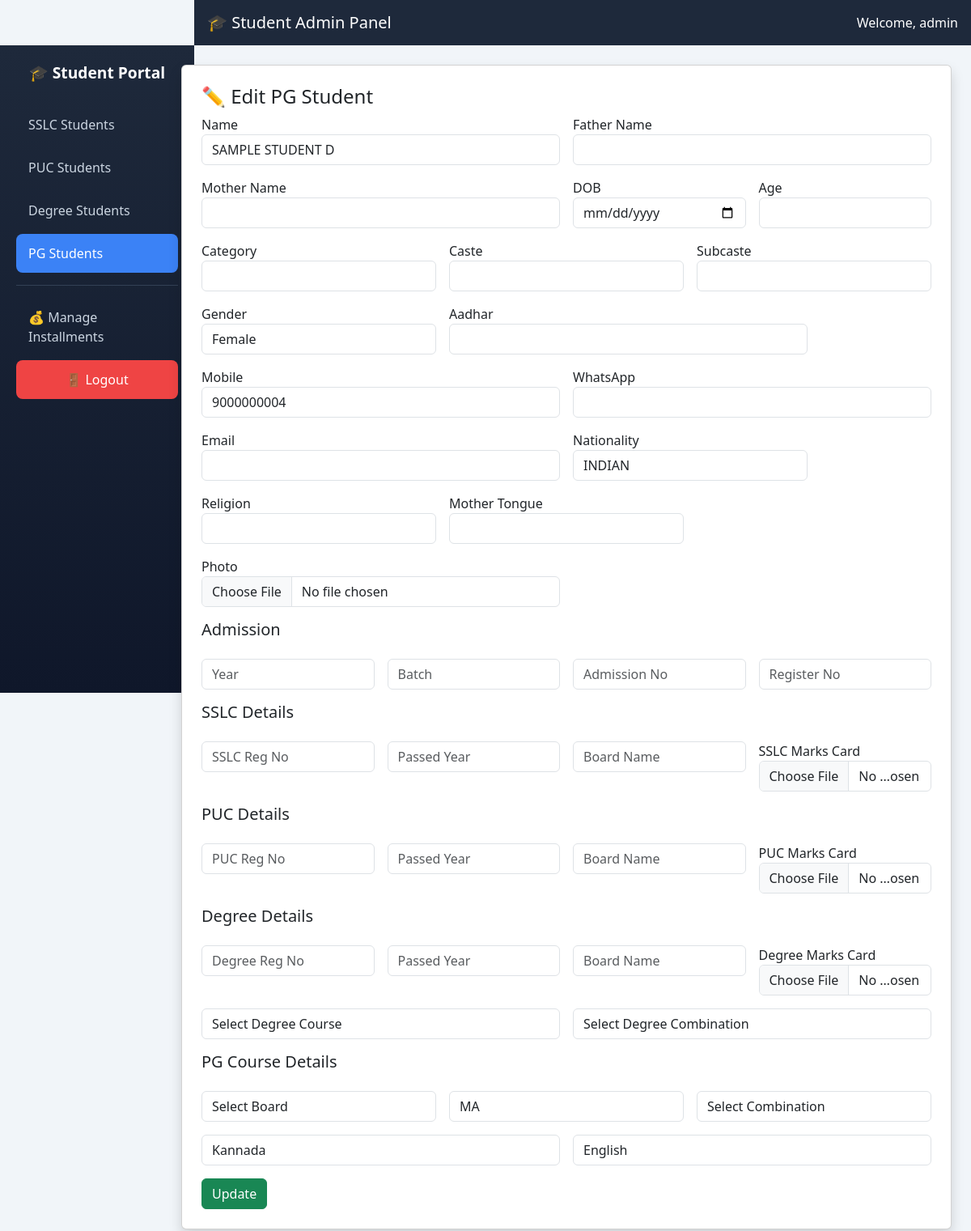
The app's page /pg/edit.php?id=1 (signed in) with its own data.
### tables this page shows
CREATE TABLE IF NOT EXISTS pg_students LIKE degree_students;

### includes/functions.php (the view, shortened to what this page needs)
<?php
function e($v) {
    return htmlspecialchars((string)($v ?? ''), ENT_QUOTES, 'UTF-8');
}
function get_row($conn, $table, $id) {
    $stmt = $conn->prepare("SELECT * FROM `$table` WHERE id=?");
    $stmt->bind_param('i', $id);
    $stmt->execute();
    return $stmt->get_result()->fetch_assoc();
}
function lookup_options($conn, $table, $nameCol, $selected = '') {
    $html = '';
    $res = $conn->query("SELECT id, `$nameCol` AS name FROM `$table` ORDER BY `$nameCol`");
    while ($r = $res->fetch_assoc()) {
        $sel = ((string)$selected === (string)$r['id'] || (string)$selected === (string)$r['name']) ? 'selected' : '';
        $html .= '<option value="' . e($r['id']) . '" ' . $sel . '>' . e($r['name']) . "</option>\n";
    }
    return $html;
}

### pg/edit.php (shortened to what this page needs)
<?php
require_once __DIR__ . '/../includes/student.php';
$row = student_load_or_die($conn, 'pg');
include __DIR__ . '/../includes/header.php';
?>
<div class="container-fluid">
<div class="row">
<div class="col-md-2 p-0">
<?php include __DIR__ . '/../includes/sidebar.php'; ?>
</div>
<div class="col-md-10 p-4">
<div class="card shadow p-4">
<h4>✏️ Edit PG Student</h4>
<form method="POST" enctype="multipart/form-data" class="row g-3">
<div class="col-md-6"><label>Name</label><input name="student_name" class="form-control" value="<?= e($row['student_name']) ?>" required></div>
<div class="col-md-6"><label>Father Name</label><input name="father_name" class="form-control" value="<?= e($row['father_name']) ?>"></div>
<div class="col-md-6"><label>Mother Name</label><input name="mother_name" class="form-control" value="<?= e($row['mother_name']) ?>"></div>
<div class="col-md-3"><label>DOB</label><input type="date" name="dob" class="form-control" value="<?= e($row['dob']) ?>"></div>
<div class="col-md-3"><label>Age</label><input name="age" class="form-control" value="<?= e($row['age']) ?>" readonly></div>
<div class="col-md-4"><label>Category</label><input name="category" class="form-control" value="<?= e($row['category']) ?>"></div>
<div class="col-md-4"><label>Caste</label><input name="caste" class="form-control" value="<?= e($row['caste']) ?>"></div>
<div class="col-md-4"><label>Subcaste</label><input name="subcaste" class="form-control" value="<?= e($row['subcaste']) ?>"></div>
<div class="col-md-4">
<label>Gender</label>
<select name="gender" class="form-control">
<?= gender_options($row['gender']) ?>
</select>
</div>
<div class="col-md-6"><label>Aadhar</label><input name="aadhar" class="form-control" value="<?= e($row['aadhar_card']) ?>"></div>
<div class="col-md-6"><label>Mobile</label><input name="mobile" class="form-control" value="<?= e($row['mobile']) ?>"></div>
<div class="col-md-6"><label>WhatsApp</label><input name="whatsapp" class="form-control" value="<?= e($row['whatsapp']) ?>"></div>
<div class="col-md-6"><label>Email</label><input name="email" class="form-control" value="<?= e($row['email']) ?>"></div>
<div class="col-md-4"><label>Nationality</label><input name="nationality" class="form-control" value="<?= e($row['nationality']) ?>"></div>
<div class="col-md-4"><label>Religion</label><input name="religion" class="form-control" value="<?= e($row['religion']) ?>"></div>
<div class="col-md-4"><label>Mother Tongue</label><input name="mother_tongue" class="form-control" value="<?= e($row['mother_tongue']) ?>"></div>
<div class="col-md-6"><label>Photo</label><input type="file" name="photo" class="form-control"></div>
<h5>Admission</h5>
<div class="col-md-3"><input name="admission_year" placeholder="Year" class="form-control" value="<?= e($row['admission_year']) ?>"></div>
<div class="col-md-3"><input name="admission_batch" placeholder="Batch" class="form-control" value="<?= e($row['admission_batch']) ?>"></div>
<div class="col-md-3"><input name="admission_number" placeholder="Admission No" class="form-control" value="<?= e($row['admission_number']) ?>"></div>
<div class="col-md-3"><input name="register_number" placeholder="Register No" class="form-control" value="<?= e($row['register_number']) ?>"></div>
<h5>SSLC Details</h5>
<div class="col-md-3"><input name="sslc_register_number" placeholder="SSLC Reg No" class="form-control" value="<?= e($row['sslc_register_number']) ?>"></div>
<div class="col-md-3"><input name="sslc_passed_year" placeholder="Passed Year" class="form-control" value="<?= e($row['sslc_passed_year']) ?>"></div>
<div class="col-md-3"><input name="sslc_board_name" placeholder="Board Name" class="form-control" value="<?= e($row['sslc_board_name']) ?>"></div>
<div class="col-md-3"><label>SSLC Marks Card</label><input type="file" name="sslc_marks_card" class="form-control"></div>
<h5>PUC Details</h5>
<div class="col-md-3"><input name="puc_register_number" placeholder="PUC Reg No" class="form-control" value="<?= e($row['puc_register_number']) ?>"></div>
<div class="col-md-3"><input name="puc_passed_year" placeholder="Passed Year" class="form-control" value="<?= e($row['puc_passed_year']) ?>"></div>
<div class="col-md-3"><input name="puc_board_name" placeholder="Board Name" class="form-control" value="<?= e($row['puc_board_name']) ?>"></div>
<div class="col-md-3"><label>PUC Marks Card</label><input type="file" name="puc_marks_card" class="form-control"></div>
<h5>Degree Details</h5>
<div class="col-md-3"><input name="degree_register_number" placeholder="Degree Reg No" class="form-control" value="<?= e($row['degree_register_number']) ?>"></div>
<div class="col-md-3"><input name="degree_passed_year" placeholder="Passed Year" class="form-control" value="<?= e($row['degree_passed_year']) ?>"></div>
<div class="col-md-3"><input name="degree_board_name" placeholder="Board Name" class="form-control" value="<?= e($row['degree_board_name']) ?>"></div>
<div class="col-md-3"><label>Degree Marks Card</label><input type="file" name="degree_marks_card" class="form-control"></div>
<div class="col-md-6">
<select name="degree_course_id" class="form-control">
<option value="">Select Degree Course</option>
<?= lookup_options($conn, 'courses', 'course_name', $row['degree_course_id']) ?>
</select>
</div>
<div class="col-md-6">
<select name="degree_combination_id" class="form-control">
<option value="">Select Degree Combination</option>
</select>
</div>
<h5>PG Course Details</h5>
<div class="col-md-4">
<select name="board_id" class="form-control">
<option value="">Select Board</option>
</select>
</div>
<div class="col-md-4">
<select name="course_id" class="form-control">
<?= lookup_options($conn, 'courses', 'course_name', $row['course_id']) ?>
</select>
</div>
<div class="col-md-4">
<select name="combination_id" class="form-control">
<option value="">Select Combination</option>
</select>
</div>
<div class="col-md-6"><input name="language1" placeholder="Language 1" class="form-control" value="<?= e($row['language1']) ?>"></div>
<div class="col-md-6"><input name="language2" placeholder="Language 2" class="form-control" value="<?= e($row['language2']) ?>"></div>
<div class="col-12"><button name="update" class="btn btn-success">Update</button></div>
</form>
</div>
</div>
</div>
</div>
<?php include __DIR__ . '/../includes/footer.php'; ?>

### includes/header.php (style rules this page uses)
body { margin:0; background:#f1f5f9; font-family: 'Segoe UI', sans-serif; }

### records on screen
pg_students: student_name "SAMPLE STUDENT D", gender "Female", mobile "9000000004", nationality "INDIAN", language1 "Kannada", language2 "English"

### other values on screen
$_SESSION['admin'] "admin"
form field course_id "MA"
